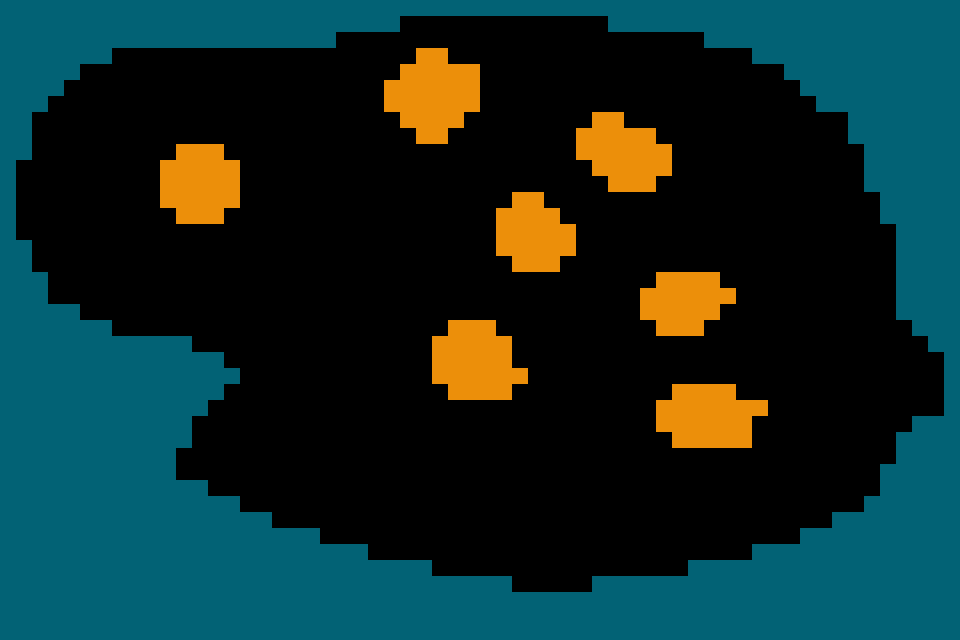

Tiled map render using the project's own tile images. Description and the map definition, with tile-layer contents summarised, below:
An orthogonal 60x40 tile map with 16x16 px tiles, 3 tile layers (BaseTiles, OneWayTiles, GrappleTiles), 2 tilesets and 32 objects.

<map version="1.0" orientation="orthogonal" renderorder="right-down" width="60" height="40" tilewidth="16" tileheight="16">
 <tileset firstgid="1" name="FloorTiles" tilewidth="16" tileheight="16">
  <image source="../../images/FloorTiles.png" width="64" height="16" />
 </tileset>
 <tileset firstgid="5" name="Collectible" tilewidth="16" tileheight="16">
  <image source="../../images/Collectible.png" width="16" height="16" />
 </tileset>
 <layer name="BaseTiles" width="60" height="40">
  <data>[2400 cells, 853 non-empty, 1 distinct tile ids]</data>
 </layer>
 <layer name="OneWayTiles" width="60" height="40">
  <data>[2400 cells, 0 non-empty, 0 distinct tile ids]</data>
 </layer>
 <layer name="GrappleTiles" width="60" height="40">
  <data>[2400 cells, 149 non-empty, 1 distinct tile ids]</data>
 </layer>
 <objectgroup name="Player">
  <object x="924" y="404" />
 </objectgroup>
 <objectgroup name="Collectibles">
  <object gid="5" x="96.8154" y="211.993" rotation="-0.973378" />
  <object gid="5" x="136" y="264" />
  <object gid="5" x="176" y="280" />
  <object gid="5" x="232" y="272" />
  <object gid="5" x="276" y="244" />
  <object gid="5" x="348" y="132" />
  <object gid="5" x="372" y="164" />
  <object gid="5" x="412" y="180" />
  <object gid="5" x="468" y="180" />
  <object gid="5" x="508" y="152" />
  <object gid="5" x="456" y="268" />
  <object gid="5" x="476" y="296" />
  <object gid="5" x="516" y="312" />
  <object gid="5" x="572" y="312" />
  <object gid="5" x="604" y="292" />
  <object gid="5" x="764" y="468" />
  <object gid="5" x="736" y="484" />
  <object gid="5" x="692" y="492" />
  <object gid="5" x="656" y="480" />
  <object gid="5" x="636" y="464" />
  <object gid="5" x="400" y="420" />
  <object gid="5" x="428" y="440" />
  <object gid="5" x="472" y="444" />
  <object gid="5" x="516" y="440" />
  <object gid="5" x="552" y="408" />
  <object gid="5" x="96" y="164" rotation="-0.973378" />
  <object gid="5" x="140" y="112" />
  <object gid="5" x="192" y="104" />
  <object gid="5" x="244" y="108" />
  <object gid="5" x="288" y="156" />
  <object gid="5" x="292" y="204" />
 </objectgroup>
 <objectgroup name="Text">
  <properties>
   <property name="Size" value="16" />
   <property name="Text" value="While in the air," />
  </properties>
 </objectgroup>
</map>
